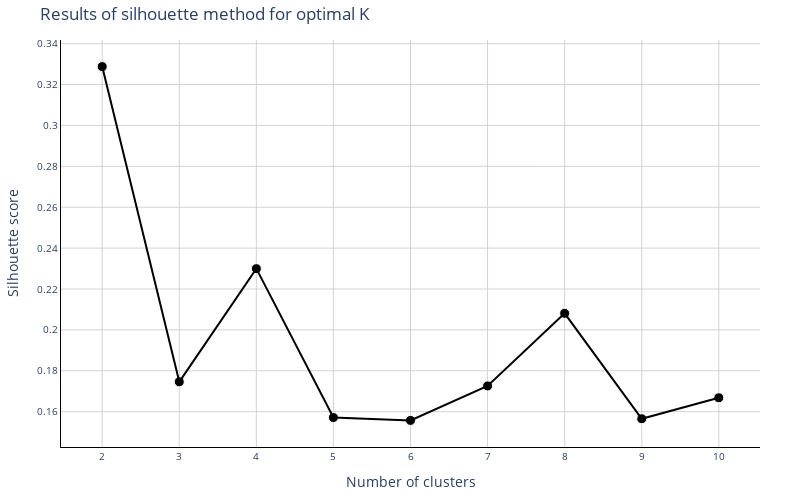

This figure's notebook cell:
### Markdown cell above
What we have above is a plot of the SSE for each cluster size. The elbow method is a graphical way to pick the number of clusters by sticking to the value corresponding to the "elbow" of the curve: that is, where a sharp reduction in the slope is produced. In our case, although there is a big change for k = 4, there are other points where the slope changes significantly. In uncertain cases like ours, a recommendation is to apply another method, called the silhouette method.

The silhouette method involves calculating the -1 to 1 silhouette score, which measures how similar an object is to its own cluster (cohesion) compared to other clusters (separation). In our implementation, for cluster sizes 2 to 10, we will calculate the silhouette score for each cluster, and for the whole dataset. The size with the highest score for the whole dataset should be considered optimal, as long as two requisites are met: the score for each cluster should be bigger than that for the whole dataset, and all clusters should have similar sizes.

In order to do all the aforementioned checks, we will create a similar figure to the previous one, but now displaying the dataset's silhouette score as a function of cluster size. Moreover, we will print the value for these whole dataset silhouette scores right next to the individual cluster silhouette scores.

### Code cell
#initialize lists to store silhouette scores and cluster sizes
silhouette_scores = []
cluster_sizes = []

#iterate over different numbers of clusters
for k in range(2, 11):
    #initialize KMeans with k clusters
    kmeans = KMeans(n_clusters=k, random_state=42)
    
    #fit KMeans to the data
    kmeans.fit(df_budget_pivot)
    
    #calculate silhouette score for each sample
    sample_silhouette_values = silhouette_samples(df_budget_pivot, kmeans.labels_)
    
    #calculate average silhouette score for the entire dataset
    silhouette_avg = silhouette_score(df_budget_pivot, kmeans.labels_)
    silhouette_scores.append(silhouette_avg)
    
    #calculate the number of data points in each cluster
    cluster_sizes.append(pd.Series(kmeans.labels_).value_counts().sort_index().tolist())
    
    #store detailed silhouette scores for each cluster
    cluster_silhouette_scores = []
    for i in range(k):
        cluster_silhouette_avg = sample_silhouette_values[kmeans.labels_ == i].mean()
        cluster_silhouette_scores.append(cluster_silhouette_avg)
    
    #display results for current k
    print(f'For k = {k}:')
    print(f'  Average silhouette score for the whole dataset: {silhouette_avg:.4f}')
    for i, score in enumerate(cluster_silhouette_scores):
        print(f'  Average silhouette score for cluster {i}: {score:.4f}')
    print(f'  Number of data points in each cluster: {cluster_sizes[-1]}')
    print('')

silhouette_df = pd.DataFrame({'n_k': n_clusters, 'silhouette_score': silhouette_scores})

#plot the figure
x_col = 'n_k'  #name of column for x-axis
y_col = 'silhouette_score'  #name of column for y-axis
x_title = 'Number of clusters'  #title for x-axis
y_title = 'Silhouette score'  #title for y-axis
hover_text = [f'{x_title}: {x_value:.2f}<br>{y_title}: {y_value:.2f}'
              for x_value, y_value in zip(silhouette_df[x_col], silhouette_df[y_col])] #hover text template
title = 'Results of silhouette method for optimal K'

plot_line_and_scatter(silhouette_df, x_col, y_col, x_title, y_title, hover_text, title) #run function with parameters defined above

### Figure 1 — Plotly figure (JSON) as saved in the notebook; plotly's stock layout.template omitted (floating-point values rounded to 4 significant figures)
{"data": [{"hoverinfo": "text", "marker": {"color": "black", "line": {"color": "white", "width": 1}, "size": 10}, "mode": "markers", "showlegend": false, "text": ["Number of clusters: 2.00<br>Silhouette score: 0.33", "Number of clusters: 3.00<br>Silhouette score: 0.17", "Number of clusters: 4.00<br>Silhouette score: 0.23", "Number of clusters: 5.00<br>Silhouette score: 0.16", "Number of clusters: 6.00<br>Silhouette score: 0.16", "Number of clusters: 7.00<br>Silhouette score: 0.17", "Number of clusters: 8.00<br>Silhouette score: 0.21", "Number of clusters: 9.00<br>Silhouette score: 0.16", "Number of clusters: 10.00<br>Silhouette score: 0.17"], "type": "scatter", "x": [2, 3, 4, 5, 6, 7, 8, 9, 10], "y": [0.3288, 0.1746, 0.2299, 0.1571, 0.1557, 0.1726, 0.2081, 0.1565, 0.1668]}, {"hoverinfo": "none", "line": {"color": "black"}, "mode": "lines", "name": "Line plot", "showlegend": false, "type": "scatter", "x": [2, 3, 4, 5, 6, 7, 8, 9, 10], "y": [0.3288, 0.1746, 0.2299, 0.1571, 0.1557, 0.1726, 0.2081, 0.1565, 0.1668]}], "layout": {"font": {"size": 12}, "height": 500, "margin": {"b": 40, "l": 40, "r": 40, "t": 40}, "paper_bgcolor": "white", "plot_bgcolor": "white", "title": {"text": "Results of silhouette method for optimal K"}, "width": 800, "xaxis": {"gridcolor": "lightgrey", "linecolor": "black", "tickfont": {"size": 10}, "title": {"text": "Number of clusters"}, "zeroline": true, "zerolinecolor": "lightgrey", "zerolinewidth": 1}, "yaxis": {"gridcolor": "lightgrey", "linecolor": "black", "tickfont": {"size": 10}, "title": {"text": "Silhouette score"}, "zeroline": true, "zerolinecolor": "lightgrey", "zerolinewidth": 1}}}
